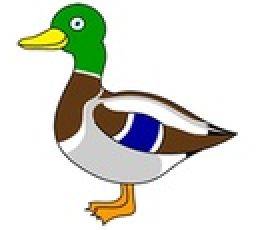
#> input picture 1.jpg, 128 x 115 px, shrunk from 380 x 343 before the run, found by its file name (shown 2 times larger)
$ jupyter execute --allow-errors Main.ipynb
#> lines starting #> are read from the running program, lines starting #| are printed output that depends on the picture
[cell 1]
from google.colab import drive
drive.mount('/content/drive/')

[cell 2]
import cv2
import matplotlib.pyplot as plt

[cell 3]
image=cv2.imread('/content/drive/My Drive/Pencil Drawing/1.jpg')
#> image is the input picture: shape (115, 128, 3); mean B, G, R 210.9, 220.8, 218.9

[cell 4]
image=cv2.cvtColor(image,cv2.COLOR_BGR2RGB)
imgplot = plt.imshow(image)
plt.gray()
plt.show()
print('Pencil Drawing')

[cell 5]
image_Gray=cv2.cvtColor(image,cv2.COLOR_RGB2GRAY)
imgplot = plt.imshow(image_Gray)
plt.gray()
plt.show()
print('Pencil Drawing')

[cell 6]
invert=cv2.bitwise_not(image_Gray)
imgplot = plt.imshow(invert)
plt.gray()
plt.show()
print('Pencil Drawing')

[cell 7]
blur=cv2.GaussianBlur(invert,(21,21),0)
imgplot = plt.imshow(blur)
plt.gray()
plt.show()
print('Pencil Drawing')

[cell 8]
Invertedblur=cv2.bitwise_not(blur)
imgplot = plt.imshow(Invertedblur)
plt.gray()
plt.show()
print('Pencil Drawing')

[cell 9]
Sketch_Filter=cv2.divide(image_Gray,Invertedblur,scale=256)
imgplot = plt.imshow(Sketch_Filter)
plt.gray()
plt.show()
print('Pencil Drawing')

[cell 10]
def Sketch_Convertor(image):
  grey_Filter=cv2.cvtColor(image,cv2.COLOR_RGB2GRAY)
  invert=cv2.bitwise_not(grey_Filter)
  blur=cv2.GaussianBlur(invert,(21,21),0)
  Invertedblur=cv2.bitwise_not(blur)
  Sketch_Filter=cv2.divide(grey_Filter,Invertedblur,scale=256)
  return Sketch_Filter

[cell 11]
image=cv2.imread('/content/drive/My Drive/Pencil Drawing/1.jpg')
image=cv2.cvtColor(image,cv2.COLOR_BGR2RGB)
Sketch_Filter=Sketch_Convertor(image)
imgplot = plt.imshow(image)
plt.gray()
plt.show()
print('Pencil Drawing')
imgplot = plt.imshow(Sketch_Filter)
plt.gray()
plt.show()

[cell 12]
image=cv2.imread('/content/drive/My Drive/Pencil Drawing/2.jpg')
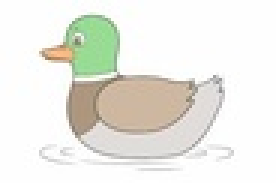
#> input picture 2.jpg, 92 x 61 px, shrunk from 275 x 183 before the run, found by its file name (shown 3 times larger)
#> image is the input picture: shape (61, 92, 3); mean B, G, R 228.9, 235.7, 235.7
image=cv2.cvtColor(image,cv2.COLOR_BGR2RGB)
Sketch_Filter=Sketch_Convertor(image)
imgplot = plt.imshow(image)
plt.gray()
plt.show()
print('Pencil Drawing')
imgplot = plt.imshow(Sketch_Filter)
plt.gray()
plt.show()

[cell 13]
image=cv2.imread('/content/drive/My Drive/Pencil Drawing/3.jpg')
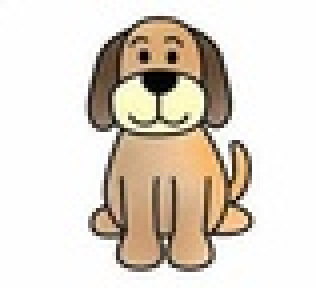
#> input picture 3.jpg, 79 x 72 px, shrunk from 234 x 215 before the run, found by its file name (shown 4 times larger)
#> image is the input picture: shape (72, 79, 3); mean B, G, R 203.1, 214.1, 222.9
image=cv2.cvtColor(image,cv2.COLOR_BGR2RGB)
Sketch_Filter=Sketch_Convertor(image)
#> in Sketch_Convertor (call 3), `blur=cv2.GaussianBlur(invert,(21,21),0)`:
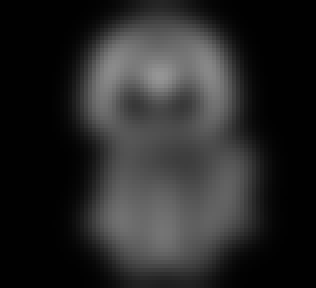
#> blur: shape (72, 79) (shown 4 times larger); min 1, max 149, mean 39.6
#> in Sketch_Convertor (call 3), `Invertedblur=cv2.bitwise_not(blur)`:
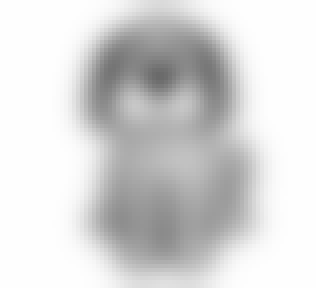
#> Invertedblur: shape (72, 79) (shown 4 times larger); min 106, max 254, mean 215.4
imgplot = plt.imshow(image)
plt.gray()
plt.show()
print('Pencil Drawing')
imgplot = plt.imshow(Sketch_Filter)
plt.gray()
plt.show()

[cell 14]
image=cv2.imread('/content/drive/My Drive/Pencil Drawing/4.jpg')
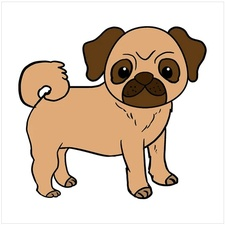
#> input picture 4.jpg, 225 x 225 px, shrunk from 670 x 670 before the run, found by its file name
#> image is the input picture: shape (225, 225, 3); mean B, G, R 188.2, 203.5, 219.8
image=cv2.cvtColor(image,cv2.COLOR_BGR2RGB)
Sketch_Filter=Sketch_Convertor(image)
#> in Sketch_Convertor (call 4), `invert=cv2.bitwise_not(grey_Filter)`:
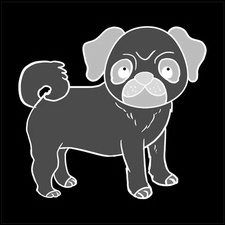
#> invert: shape (225, 225); min 0, max 255, mean 48.4
imgplot = plt.imshow(image)
plt.gray()
plt.show()
print('Pencil Drawing')
imgplot = plt.imshow(Sketch_Filter)
plt.gray()
plt.show()

[cell 15]
image=cv2.imread('/content/drive/My Drive/Pencil Drawing/5.jpg')
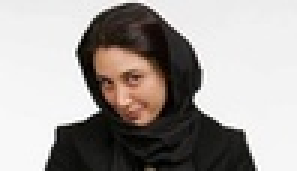
#> input picture 5.jpg, 99 x 57 px, shrunk from 296 x 170 before the run, found by its file name (shown 3 times larger)
#> image is the input picture: shape (57, 99, 3); mean B, G, R 156.5, 159.6, 164.6
image=cv2.cvtColor(image,cv2.COLOR_BGR2RGB)
Sketch_Filter=Sketch_Convertor(image)
imgplot = plt.imshow(image)
plt.gray()
plt.show()
print('Pencil Drawing')
imgplot = plt.imshow(Sketch_Filter)
plt.gray()
plt.show()

[cell 16]
image=cv2.imread('/content/drive/My Drive/Pencil Drawing/6.jpg')
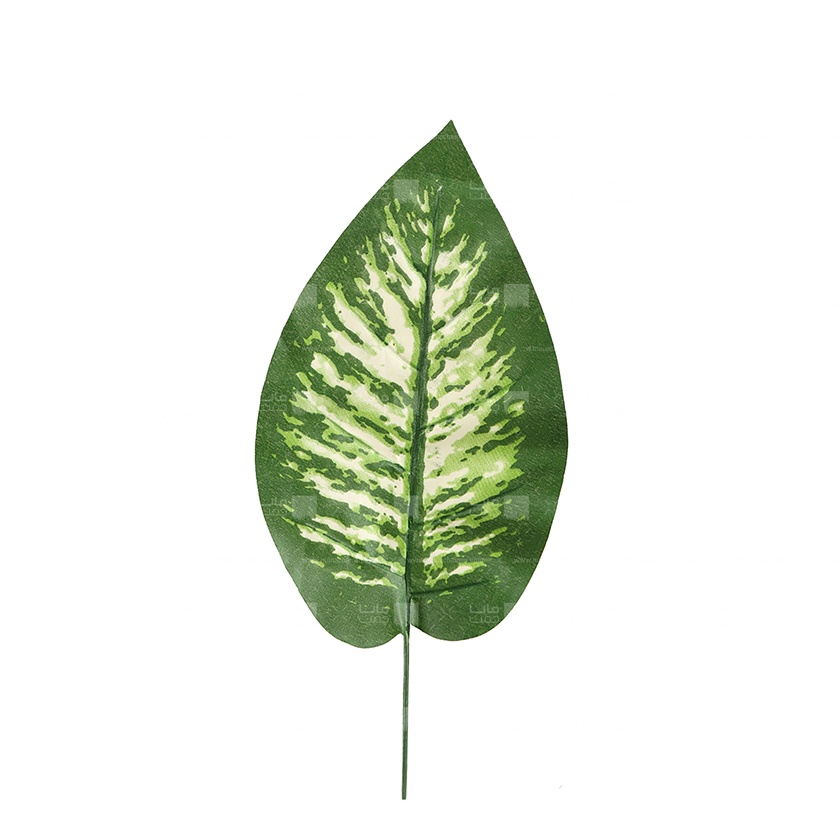
#> input picture 6.jpg, 840 x 840 px, shrunk from 2500 x 2500 before the run, found by its file name
#> image is the input picture: shape (840, 840, 3); mean B, G, R 227.8, 237.1, 232.8
image=cv2.cvtColor(image,cv2.COLOR_BGR2RGB)
Sketch_Filter=Sketch_Convertor(image)
#> in Sketch_Convertor (call 6), `blur=cv2.GaussianBlur(invert,(21,21),0)`:
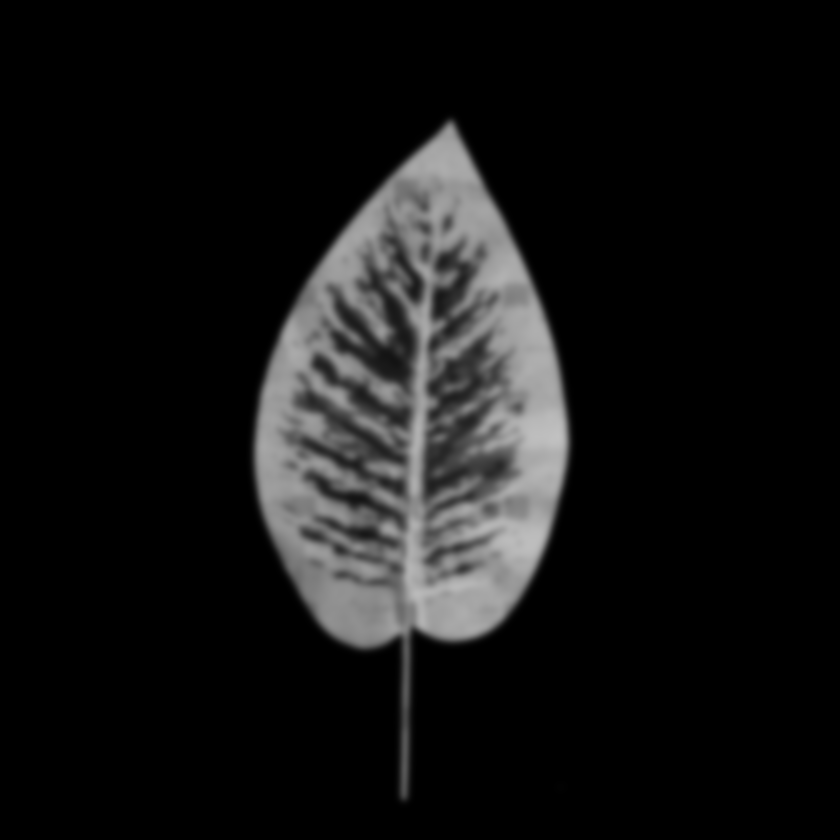
#> blur: shape (840, 840); min 0, max 193, mean 20.2
#> in Sketch_Convertor (call 6), `Sketch_Filter=cv2.divide(grey_Filter,Invertedblur,scale=256)`:
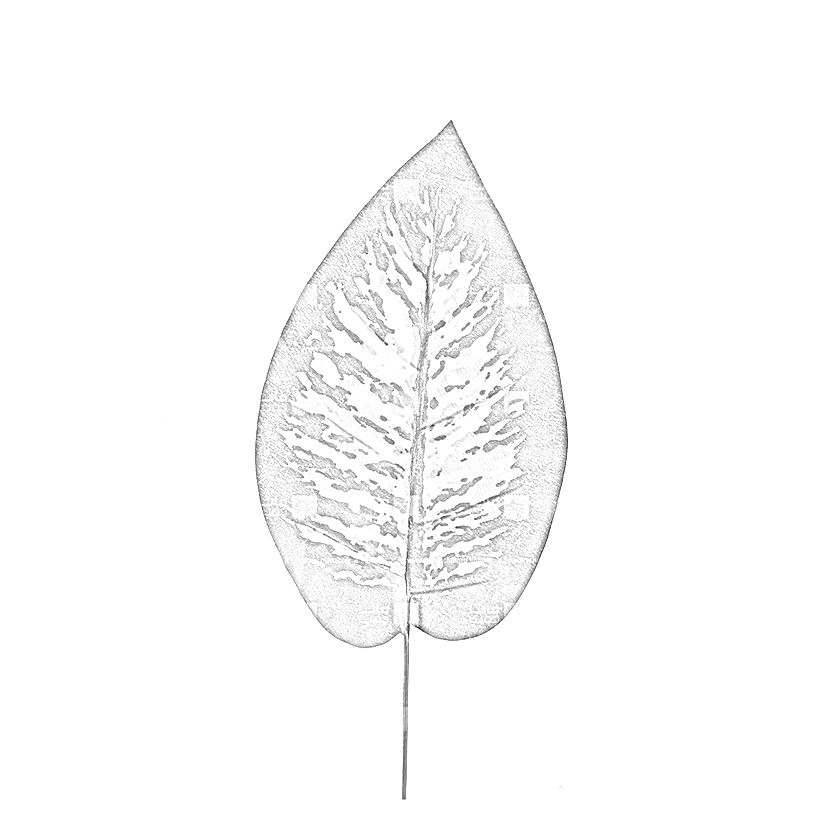
#> Sketch_Filter: shape (840, 840); min 15, max 255, mean 251.2
imgplot = plt.imshow(image)
plt.gray()
plt.show()
print('Pencil Drawing')
imgplot = plt.imshow(Sketch_Filter)
plt.gray()
plt.show()
